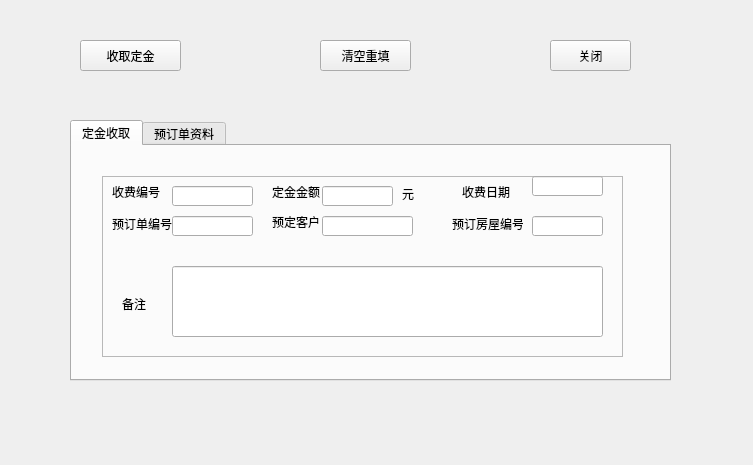
<?xml version="1.0" encoding="UTF-8"?>
<ui version="4.0">
 <class>replay</class>
 <widget class="QDialog" name="replay">
  <property name="geometry">
   <rect>
    <x>0</x>
    <y>0</y>
    <width>753</width>
    <height>465</height>
   </rect>
  </property>
  <property name="windowTitle">
   <string>定金收取</string>
  </property>
  <widget class="QToolButton" name="btnCollectionDeposit">
   <property name="geometry">
    <rect>
     <x>80</x>
     <y>40</y>
     <width>101</width>
     <height>31</height>
    </rect>
   </property>
   <property name="text">
    <string>收取定金</string>
   </property>
  </widget>
  <widget class="QToolButton" name="btnClearRefill">
   <property name="geometry">
    <rect>
     <x>320</x>
     <y>40</y>
     <width>91</width>
     <height>31</height>
    </rect>
   </property>
   <property name="text">
    <string>清空重填</string>
   </property>
  </widget>
  <widget class="QToolButton" name="btnClose">
   <property name="geometry">
    <rect>
     <x>550</x>
     <y>40</y>
     <width>81</width>
     <height>31</height>
    </rect>
   </property>
   <property name="text">
    <string>关闭</string>
   </property>
  </widget>
  <widget class="QTabWidget" name="tabWidget">
   <property name="geometry">
    <rect>
     <x>70</x>
     <y>120</y>
     <width>601</width>
     <height>261</height>
    </rect>
   </property>
   <property name="currentIndex">
    <number>0</number>
   </property>
   <widget class="QWidget" name="tab">
    <attribute name="title">
     <string>定金收取</string>
    </attribute>
    <widget class="QFrame" name="frame">
     <property name="geometry">
      <rect>
       <x>30</x>
       <y>30</y>
       <width>521</width>
       <height>181</height>
      </rect>
     </property>
     <property name="frameShape">
      <enum>QFrame::StyledPanel</enum>
     </property>
     <property name="frameShadow">
      <enum>QFrame::Raised</enum>
     </property>
     <widget class="QLabel" name="label">
      <property name="geometry">
       <rect>
        <x>10</x>
        <y>10</y>
        <width>54</width>
        <height>12</height>
       </rect>
      </property>
      <property name="text">
       <string>收费编号</string>
      </property>
     </widget>
     <widget class="QLabel" name="label_2">
      <property name="geometry">
       <rect>
        <x>10</x>
        <y>40</y>
        <width>61</width>
        <height>16</height>
       </rect>
      </property>
      <property name="text">
       <string>预订单编号</string>
      </property>
     </widget>
     <widget class="QLabel" name="label_3">
      <property name="geometry">
       <rect>
        <x>170</x>
        <y>10</y>
        <width>54</width>
        <height>12</height>
       </rect>
      </property>
      <property name="text">
       <string>定金金额</string>
      </property>
     </widget>
     <widget class="QLabel" name="label_4">
      <property name="geometry">
       <rect>
        <x>300</x>
        <y>10</y>
        <width>16</width>
        <height>16</height>
       </rect>
      </property>
      <property name="text">
       <string>元</string>
      </property>
     </widget>
     <widget class="QLabel" name="label_5">
      <property name="geometry">
       <rect>
        <x>360</x>
        <y>10</y>
        <width>54</width>
        <height>12</height>
       </rect>
      </property>
      <property name="text">
       <string>收费日期</string>
      </property>
     </widget>
     <widget class="QLabel" name="label_6">
      <property name="geometry">
       <rect>
        <x>170</x>
        <y>40</y>
        <width>54</width>
        <height>12</height>
       </rect>
      </property>
      <property name="text">
       <string>预定客户</string>
      </property>
     </widget>
     <widget class="QLabel" name="label_7">
      <property name="geometry">
       <rect>
        <x>350</x>
        <y>40</y>
        <width>71</width>
        <height>16</height>
       </rect>
      </property>
      <property name="text">
       <string>预订房屋编号</string>
      </property>
     </widget>
     <widget class="QLabel" name="label_8">
      <property name="geometry">
       <rect>
        <x>20</x>
        <y>120</y>
        <width>31</width>
        <height>16</height>
       </rect>
      </property>
      <property name="text">
       <string>备注</string>
      </property>
     </widget>
     <widget class="QLineEdit" name="lineEditNumber">
      <property name="geometry">
       <rect>
        <x>70</x>
        <y>10</y>
        <width>81</width>
        <height>20</height>
       </rect>
      </property>
     </widget>
     <widget class="QLineEdit" name="lineEditNumber2">
      <property name="geometry">
       <rect>
        <x>70</x>
        <y>40</y>
        <width>81</width>
        <height>20</height>
       </rect>
      </property>
     </widget>
     <widget class="QLineEdit" name="lineEditDesposit">
      <property name="geometry">
       <rect>
        <x>220</x>
        <y>10</y>
        <width>71</width>
        <height>20</height>
       </rect>
      </property>
     </widget>
     <widget class="QLineEdit" name="lineEditCustomer">
      <property name="geometry">
       <rect>
        <x>220</x>
        <y>40</y>
        <width>91</width>
        <height>20</height>
       </rect>
      </property>
     </widget>
     <widget class="QLineEdit" name="lineEditDate">
      <property name="geometry">
       <rect>
        <x>430</x>
        <y>0</y>
        <width>71</width>
        <height>20</height>
       </rect>
      </property>
     </widget>
     <widget class="QLineEdit" name="lineEditNumber3">
      <property name="geometry">
       <rect>
        <x>430</x>
        <y>40</y>
        <width>71</width>
        <height>20</height>
       </rect>
      </property>
     </widget>
     <widget class="QLineEdit" name="lineEditRemark">
      <property name="geometry">
       <rect>
        <x>70</x>
        <y>90</y>
        <width>431</width>
        <height>71</height>
       </rect>
      </property>
     </widget>
    </widget>
   </widget>
   <widget class="QWidget" name="tab_2">
    <attribute name="title">
     <string>预订单资料</string>
    </attribute>
    <widget class="QLabel" name="label_9">
     <property name="geometry">
      <rect>
       <x>40</x>
       <y>40</y>
       <width>61</width>
       <height>16</height>
      </rect>
     </property>
     <property name="text">
      <string>预订单编号</string>
     </property>
    </widget>
    <widget class="QLineEdit" name="lineEditNumber2_2">
     <property name="geometry">
      <rect>
       <x>110</x>
       <y>40</y>
       <width>81</width>
       <height>20</height>
      </rect>
     </property>
    </widget>
    <widget class="QLabel" name="label_10">
     <property name="geometry">
      <rect>
       <x>40</x>
       <y>70</y>
       <width>54</width>
       <height>12</height>
      </rect>
     </property>
     <property name="text">
      <string>预定客户</string>
     </property>
    </widget>
    <widget class="QLineEdit" name="lineEditCustomer_2">
     <property name="geometry">
      <rect>
       <x>110</x>
       <y>70</y>
       <width>81</width>
       <height>20</height>
      </rect>
     </property>
    </widget>
    <widget class="QLabel" name="label_11">
     <property name="geometry">
      <rect>
       <x>230</x>
       <y>40</y>
       <width>71</width>
       <height>16</height>
      </rect>
     </property>
     <property name="text">
      <string>预订房屋编号</string>
     </property>
    </widget>
    <widget class="QLineEdit" name="lineEditNumber3_2">
     <property name="geometry">
      <rect>
       <x>310</x>
       <y>40</y>
       <width>81</width>
       <height>20</height>
      </rect>
     </property>
    </widget>
    <widget class="QLabel" name="label_12">
     <property name="geometry">
      <rect>
       <x>240</x>
       <y>70</y>
       <width>54</width>
       <height>12</height>
      </rect>
     </property>
     <property name="text">
      <string>预定日期</string>
     </property>
    </widget>
    <widget class="QLineEdit" name="lineEditDate2">
     <property name="geometry">
      <rect>
       <x>310</x>
       <y>70</y>
       <width>81</width>
       <height>20</height>
      </rect>
     </property>
    </widget>
    <widget class="QLabel" name="label_13">
     <property name="geometry">
      <rect>
       <x>50</x>
       <y>130</y>
       <width>31</width>
       <height>16</height>
      </rect>
     </property>
     <property name="text">
      <string>备注</string>
     </property>
    </widget>
    <widget class="QLineEdit" name="lineEditRemark2">
     <property name="geometry">
      <rect>
       <x>110</x>
       <y>120</y>
       <width>431</width>
       <height>71</height>
      </rect>
     </property>
    </widget>
   </widget>
  </widget>
 </widget>
 <resources/>
 <connections/>
</ui>
